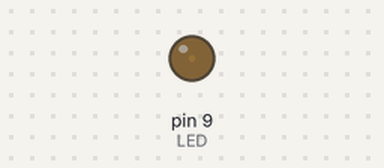
A sketch run on a simulated Arduino Uno, built with avr-gcc and run on an emulated ATmega328P. Parts: output pins drawn as LEDs (lit = HIGH).

Above: at 0.05 s.
At 1.15 s:
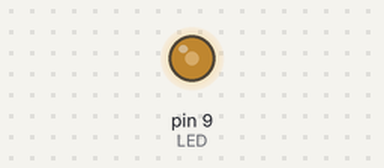
At 2.3 s:
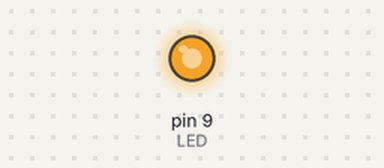
At 4.6 s:
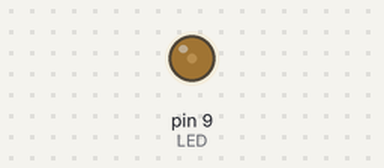
Timing chart, 0 to 6.7 s (numbered marks = the images above):
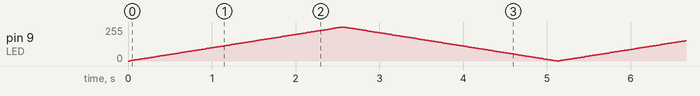

The sketch:

pwm.ino
```cpp
#define LED     9

void setup() {
    pinMode(LED, OUTPUT);
    digitalWrite(LED, LOW);
}

void loop() {
    for(int i = 0; i < 255; i += 2){
        analogWrite(LED, i);
        delay(20);
    }
    for(int i = 255; i > 0; i -= 2){
        analogWrite(LED, i);
        delay(20);
    }
}
```
